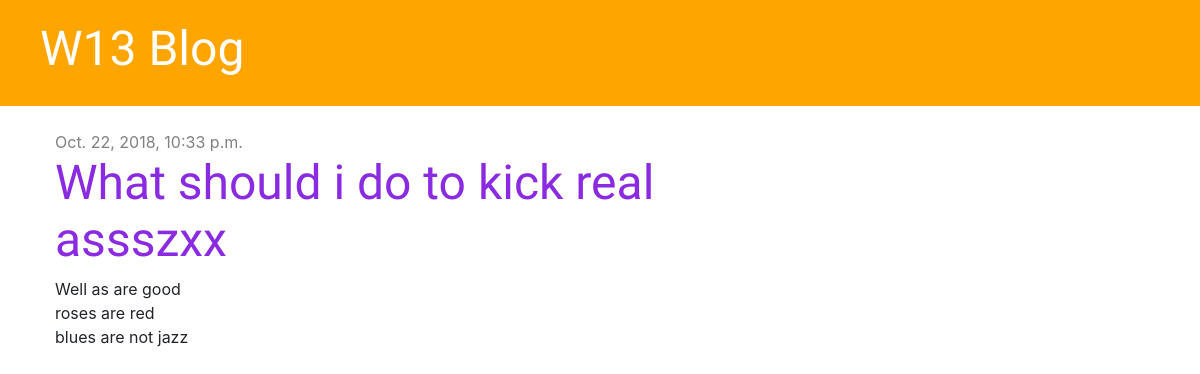
The page /post/1/ on the database as committed earlier.
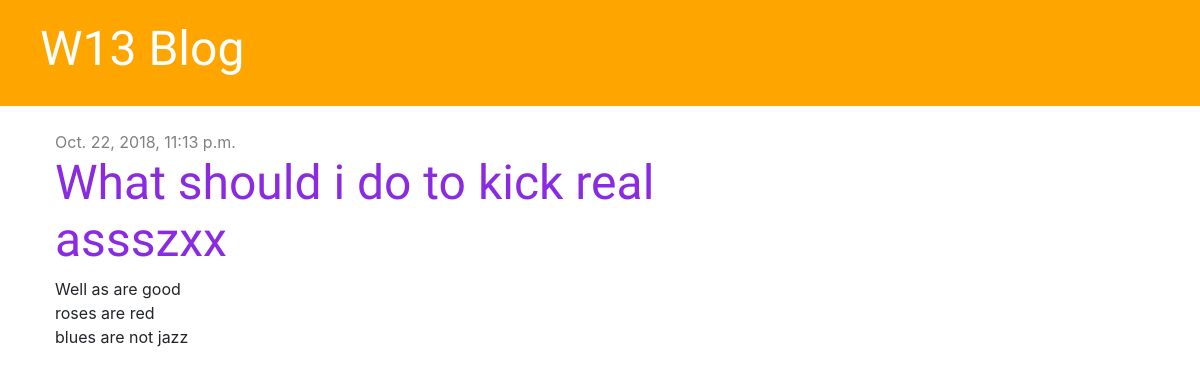
The same page on the database as committed later.
### blog/models.py (models this page shows, shortened)
class Post(models.Model):
    author = models.ForeignKey('auth.User', on_delete=models.CASCADE)
    title = models.CharField(max_length = 200)
    text = models.TextField()
    created_date = models.DateTimeField(default = timezone.now)
    published_date = models.DateTimeField(blank = True, null = True)

### blog/views.py (the view)
# urls.py: path('post/<int:pk>/',views.post_detail, name='post_detail'),
def post_detail(request, pk):
    post = get_object_or_404(Post, pk=pk)
    stuff_for_frontend = {'post' : post}
    return render(request,'blog/post_detail.html',stuff_for_frontend)

### blog/templates/blog/post_detail.html (shortened to what this page needs)
{% extends 'blog/base.html' %}
{% block content %}
    <div class="post">
        {% if post.published_date %}
            <div class="date">
                <br>
                {{ post.published_date }}
            </div>
            {% else %}
                <a href="{% url 'post_publish' pk=post.pk %}" class="btn btn-primary">Publish</a>
            {% endif %}
        <h1> {{ post.title }}</h1>
        <p>{{ post.text|linebreaksbr }}</p>
    </div>
{% endblock %}

Rows that differ between the two databases and show on the page:
changed Post "What should i do to kick real assszxx": published_date "Oct. 22, 2018, 10:33 p.m." → "Oct. 22, 2018, 11:13 p.m."
